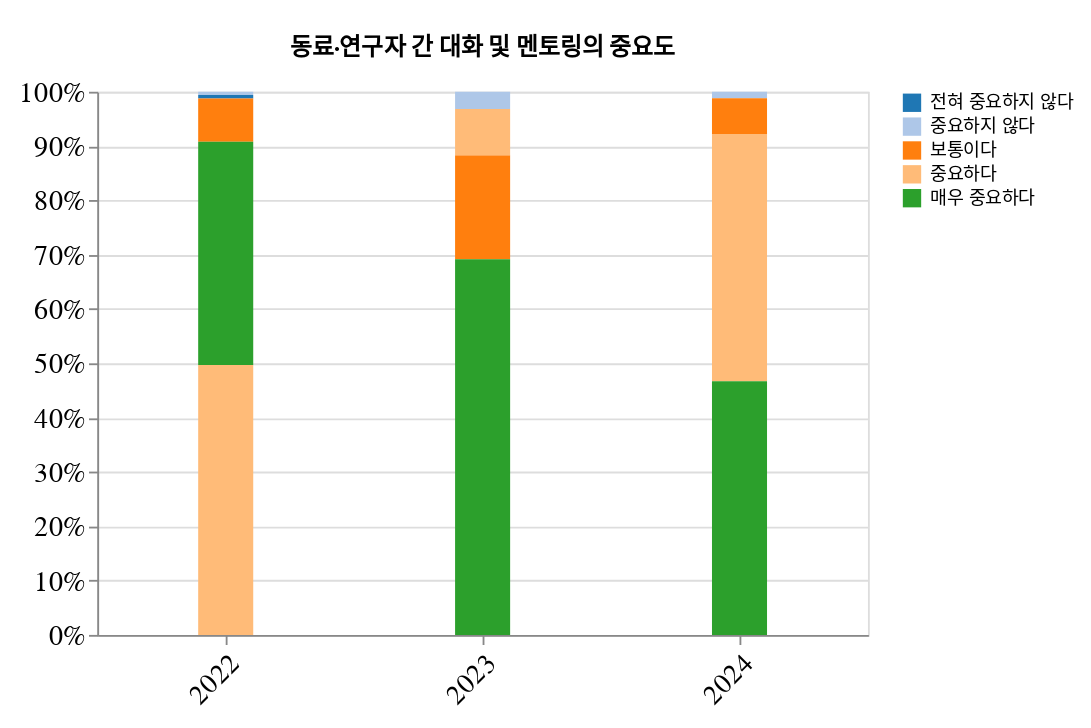

Notebook code cell kept with this figure:
### Code cell
# 
# 다. 연구자의 연구윤리 준수 영향 요인별
# 
title = "동료‧연구자 간 대화 및 멘토링의 중요도"
Q ="Q3_3"

# 1) counting
_2022 = pl.DataFrame({
    Q: importance.keys(),
    "2022": [1, 1, 13, 81, 67],
})

_2023 = pl.DataFrame({
    Q: importance.keys(),
    "2023": [0, 3, 18, 8, 65],
})

data = get(Q, _2022, _2023, importance)
draw_graph(data, title, importance)

### Figure 1 — Vega-Lite specification as saved in the notebook (floating-point values rounded to 4 significant figures)
{"config": {"view": {"continuousWidth": 300, "continuousHeight": 300}, "axis": {"labelFontSize": 15, "titleFontSize": 15, "titlePadding": 100}, "title": {"offset": 10, "subtitlePadding": 100}}, "data": {"name": "data-b163451c5b1afe3be49bbff411c0a8fc"}, "mark": {"type": "bar", "size": 30}, "encoding": {"color": {"field": "응답", "scale": {"scheme": "category20"}, "sort": ["전혀 중요하지 않다", "중요하지 않다", "보통이다", "중요하다", "매우 중요하다"], "title": null, "type": "nominal"}, "order": {"field": "Count", "sort": "descending", "type": "quantitative"}, "x": {"axis": {"labelAngle": -45}, "field": "Year", "title": null, "type": "ordinal"}, "y": {"field": "Count", "stack": "normalize", "title": null, "type": "quantitative"}}, "height": 296, "padding": {"top": 20, "bottom": 10, "left": 10, "right": 10}, "title": "동료‧연구자 간 대화 및 멘토링의 중요도", "width": 420, "$schema": "https://vega.github.io/schema/vega-lite/v5.20.1.json", "datasets": {"data-b163451c5b1afe3be49bbff411c0a8fc": [{"응답": "전혀 중요하지 않다", "Year": "2022", "Count": 1}, {"응답": "중요하지 않다", "Year": "2022", "Count": 1}, {"응답": "보통이다", "Year": "2022", "Count": 13}, {"응답": "중요하다", "Year": "2022", "Count": 81}, {"응답": "매우 중요하다", "Year": "2022", "Count": 67}, {"응답": "전혀 중요하지 않다", "Year": "2023", "Count": 0}, {"응답": "중요하지 않다", "Year": "2023", "Count": 3}, {"응답": "보통이다", "Year": "2023", "Count": 18}, {"응답": "중요하다", "Year": "2023", "Count": 8}, {"응답": "매우 중요하다", "Year": "2023", "Count": 65}, {"응답": "전혀 중요하지 않다", "Year": "2024", "Count": 0}, {"응답": "중요하지 않다", "Year": "2024", "Count": 2}, {"응답": "보통이다", "Year": "2024", "Count": 11}, {"응답": "중요하다", "Year": "2024", "Count": 76}, {"응답": "매우 중요하다", "Year": "2024", "Count": 78}]}}
